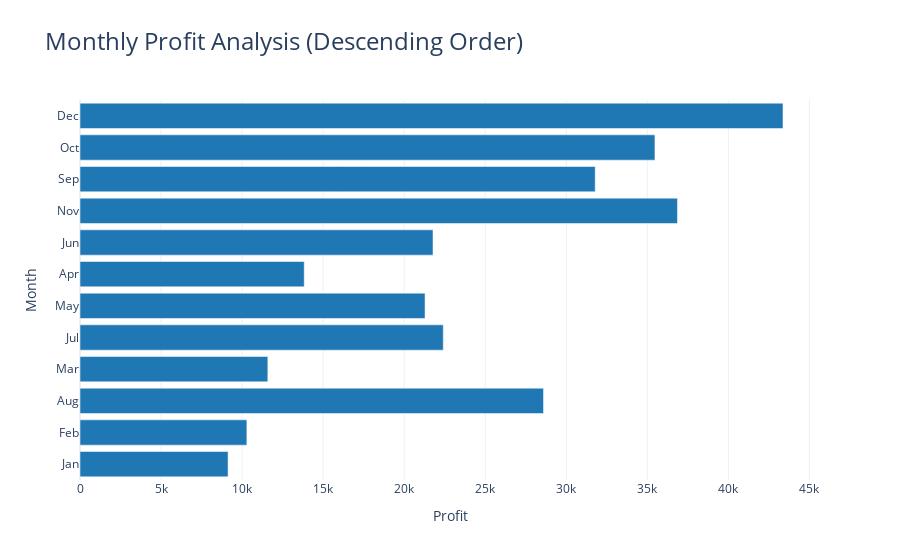

The code cell stored with this chart in its notebook:
### Code cell
fig = px.bar(
    monthly_wise_profits,
    x='Profit',
    y='Monthly wise order',
    orientation='h',  # Horizontal bar chart
    title='Monthly Profit Analysis',
    color_discrete_sequence=['#1f77b4']  # Optional: Single color for all bars
)

# Customizing the layout
fig.update_layout(
    xaxis_title='Profit',
    yaxis_title='Month',
    title_font=dict(size=24),
    yaxis=dict(
        tickmode='array',
        tickvals=monthly_wise_profits['Monthly wise order'],
        ticktext=[
            'Jan', 'Feb', 'Mar', 'Apr', 'May', 'Jun',
            'Jul', 'Aug', 'Sep', 'Oct', 'Nov', 'Dec'
        ]  # Replacing numbers with month names
    )
)

# Show the chart
fig.show()

### Figure 1 — Plotly figure (JSON) as saved in the notebook; plotly's stock layout.template omitted (floating-point values rounded to 4 significant figures)
{"data": [{"alignmentgroup": "True", "hovertemplate": "Profit=%{x}<br>Monthly wise order=%{y}<extra></extra>", "legendgroup": "", "marker": {"color": "#1f77b4", "pattern": {"shape": ""}}, "name": "", "offsetgroup": "", "orientation": "h", "showlegend": false, "textposition": "auto", "type": "bar", "x": [9134.0, 10290.0, 11590.0, 13830.0, 21290.0, 21780.0, 22410.0, 28590.0, 31780.0, 35470.0, 36860.0, 43370.0], "xaxis": "x", "y": [1, 2, 4, 7, 6, 8, 5, 3, 10, 11, 9, 12], "yaxis": "y"}], "layout": {"autosize": true, "barmode": "relative", "legend": {"tracegroupgap": 0}, "title": {"font": {"size": 24}, "text": "Monthly Profit Analysis (Descending Order)"}, "xaxis": {"anchor": "y", "autorange": true, "domain": [0, 1], "range": [0, 45650.0], "title": {"text": "Profit"}, "type": "linear"}, "yaxis": {"anchor": "x", "autorange": true, "domain": [0, 1], "range": [0.5, 12.5], "tickmode": "array", "ticktext": ["Jan", "Feb", "Mar", "Apr", "May", "Jun", "Jul", "Aug", "Sep", "Oct", "Nov", "Dec"], "tickvals": [1, 2, 4, 7, 6, 8, 5, 3, 10, 11, 9, 12], "title": {"text": "Month"}, "type": "linear"}}}
